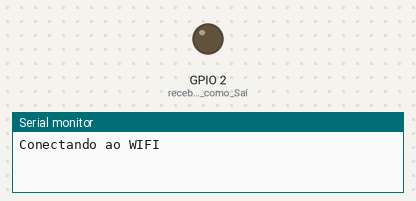
Bench run of a sketch on a simulated ESP32. Shown: output pins drawn as LEDs (lit = HIGH), the last lines printed to the serial monitor. WiFi joins after 1.5 s; servers stay silent unless stated.

Above: at 1.1 s.
At 2.1 s:
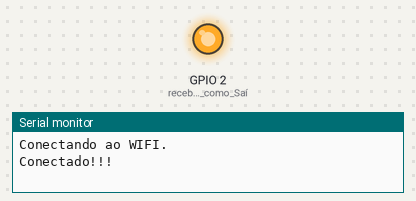
Timing chart, 0 to 3.6 s (numbered marks = the images above):
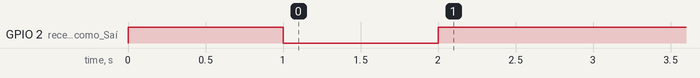

The sketch:

ConectarAoWifi.ino
```cpp
#include <WiFi.h>

const char* ssid = "nome da rede";
const char* password = "senha da rede";


void setup() {
  Serial.begin(9600);
  pinMode(2, OUTPUT); //recebendo o pino como Saída

 Serial.print("Conectando ao WIFI");
 WiFi.begin(ssid, password); // metodo para conexão com a rede recebendo login e senha como parametros.

 while (WiFi.status() != WL_CONNECTED) { // metodo parasaber o status da conexão com vários tipos de retorno
  digitalWrite(2,HIGH);
  delay(1000);
  digitalWrite(2,LOW);
  delay(1000);
  Serial.println(".");
 }
 digitalWrite(2,HIGH);
 Serial.println("Conectado!!!");
}

void loop() {


}
```
